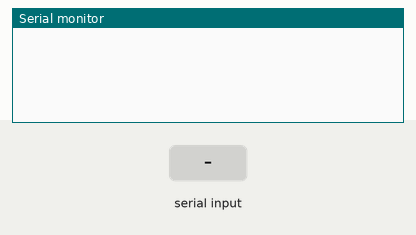
A sketch run on a simulated Arduino Uno, built with avr-gcc and run on an emulated ATmega328P. On the bench: the last lines printed to the serial monitor. The test bench sets the inputs (shaded band).

Above: at 1.2 s.
1.3 s: "A" received over Serial
At 2.2 s:
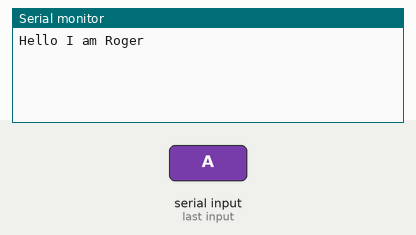
2.8 s: "B" received over Serial
At 3.3 s:
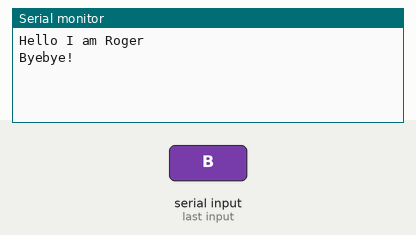

The sketch:

arduino_bluetooth.ino
```cpp
void setup() {
  // 设置串口
  Serial.begin(9600);
}

void loop() {
  // 串口输出文字验证
  while(Serial.available())
  {
    char c=Serial.read();
    if(c=='A')
    {
      Serial.println("Hello I am Roger");
    }
    if(c=='B')
    {
      Serial.println("Byebye!");
    }
  }
}
```

Measured:
- after the input at 1.3 s, the serial monitor: prints a new line at once (image 1)
- after the input at 2.8 s, the serial monitor: prints a new line at once (image 2)
